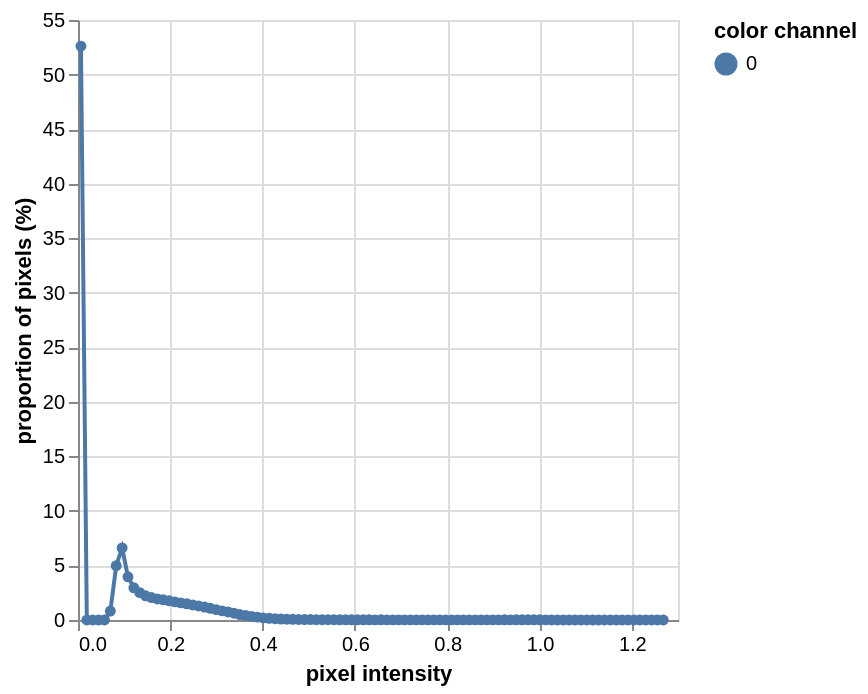

The code cell stored with this chart in its notebook:
### Markdown cell above
## Threshold grayscale image to create a binary mask
Visualize the distribution of pixel intensities in the grayscale image and create a list of a few values to use as thresholds for our binary mask using [*pcv.threshold.binary*](https://docs.plantcv.org/en/stable/binary_threshold/). Look for where most of the remaining pixels resemble flower color.

### Code cell
# Display histogram to visualize grayscale values for thresholding
pcv.visualize.histogram(img=gray_v)

# Cycle through some values for the thresholding and look at them
threshvals = [0.25, 0.35, 0.45, 0.55, 0.65, 0.75, 0.85, 0.95, 1.0]
pcv.params.debug = None
# Create a list to pass threshold values through for testing
masked_list = []
for i in threshvals:
    mask = pcv.threshold.binary(gray_v, threshold=i)
    masked = pcv.apply_mask(img.thumb, mask, mask_color="black")
    masked_list.append(masked)

pcv.params.debug = "plot"

# Shows all thresholded outputs in a tiled graphic for easier comparison
tiled = pcv.visualize.tile(masked_list, ncol=3)

### Figure 1 — Vega-Lite specification as saved in the notebook (floating-point values rounded to 4 significant figures)
{"config": {"view": {"continuousWidth": 300, "continuousHeight": 300}}, "data": {"name": "data-aacc3841b0f80c6881e37755579d7a71"}, "mark": {"type": "line", "point": true}, "encoding": {"color": {"field": "color channel", "type": "nominal"}, "tooltip": [{"field": "pixel intensity", "type": "quantitative"}, {"field": "proportion of pixels (%)", "type": "quantitative"}], "x": {"field": "pixel intensity", "type": "quantitative"}, "y": {"field": "proportion of pixels (%)", "type": "quantitative"}}, "$schema": "https://vega.github.io/schema/vega-lite/v5.20.1.json", "datasets": {"data-aacc3841b0f80c6881e37755579d7a71": [{"pixel intensity": 0.006373, "proportion of pixels (%)": 52.61, "hist_count": 525467, "color channel": "0"}, {"pixel intensity": 0.01912, "proportion of pixels (%)": 0.0, "hist_count": 0, "color channel": "0"}, {"pixel intensity": 0.03186, "proportion of pixels (%)": 0.0, "hist_count": 0, "color channel": "0"}, {"pixel intensity": 0.04461, "proportion of pixels (%)": 0.0001001, "hist_count": 1, "color channel": "0"}, {"pixel intensity": 0.05736, "proportion of pixels (%)": 0.006507, "hist_count": 65, "color channel": "0"}, {"pixel intensity": 0.0701, "proportion of pixels (%)": 0.818, "hist_count": 8171, "color channel": "0"}, {"pixel intensity": 0.08285, "proportion of pixels (%)": 4.975, "hist_count": 49689, "color channel": "0"}, {"pixel intensity": 0.09559, "proportion of pixels (%)": 6.601, "hist_count": 65934, "color channel": "0"}, {"pixel intensity": 0.1083, "proportion of pixels (%)": 3.955, "hist_count": 39510, "color channel": "0"}, {"pixel intensity": 0.1211, "proportion of pixels (%)": 2.951, "hist_count": 29481, "color channel": "0"}, {"pixel intensity": 0.1338, "proportion of pixels (%)": 2.508, "hist_count": 25053, "color channel": "0"}, {"pixel intensity": 0.1466, "proportion of pixels (%)": 2.221, "hist_count": 22189, "color channel": "0"}, {"pixel intensity": 0.1593, "proportion of pixels (%)": 2.057, "hist_count": 20547, "color channel": "0"}, {"pixel intensity": 0.1721, "proportion of pixels (%)": 1.929, "hist_count": 19270, "color channel": "0"}, {"pixel intensity": 0.1848, "proportion of pixels (%)": 1.849, "hist_count": 18471, "color channel": "0"}, {"pixel intensity": 0.1976, "proportion of pixels (%)": 1.758, "hist_count": 17556, "color channel": "0"}, {"pixel intensity": 0.2103, "proportion of pixels (%)": 1.661, "hist_count": 16594, "color channel": "0"}, {"pixel intensity": 0.223, "proportion of pixels (%)": 1.571, "hist_count": 15690, "color channel": "0"}, {"pixel intensity": 0.2358, "proportion of pixels (%)": 1.485, "hist_count": 14837, "color channel": "0"}, {"pixel intensity": 0.2485, "proportion of pixels (%)": 1.38, "hist_count": 13782, "color channel": "0"}, {"pixel intensity": 0.2613, "proportion of pixels (%)": 1.284, "hist_count": 12822, "color channel": "0"}, {"pixel intensity": 0.274, "proportion of pixels (%)": 1.184, "hist_count": 11822, "color channel": "0"}, {"pixel intensity": 0.2868, "proportion of pixels (%)": 1.075, "hist_count": 10736, "color channel": "0"}, {"pixel intensity": 0.2995, "proportion of pixels (%)": 0.9518, "hist_count": 9507, "color channel": "0"}, {"pixel intensity": 0.3123, "proportion of pixels (%)": 0.8354, "hist_count": 8345, "color channel": "0"}, {"pixel intensity": 0.325, "proportion of pixels (%)": 0.7417, "hist_count": 7409, "color channel": "0"}, {"pixel intensity": 0.3378, "proportion of pixels (%)": 0.62, "hist_count": 6193, "color channel": "0"}, {"pixel intensity": 0.3505, "proportion of pixels (%)": 0.504, "hist_count": 5034, "color channel": "0"}, {"pixel intensity": 0.3633, "proportion of pixels (%)": 0.4168, "hist_count": 4163, "color channel": "0"}, {"pixel intensity": 0.376, "proportion of pixels (%)": 0.3305, "hist_count": 3301, "color channel": "0"}, {"pixel intensity": 0.3887, "proportion of pixels (%)": 0.2632, "hist_count": 2629, "color channel": "0"}, {"pixel intensity": 0.4015, "proportion of pixels (%)": 0.1963, "hist_count": 1961, "color channel": "0"}, {"pixel intensity": 0.4142, "proportion of pixels (%)": 0.1567, "hist_count": 1565, "color channel": "0"}, {"pixel intensity": 0.427, "proportion of pixels (%)": 0.1219, "hist_count": 1218, "color channel": "0"}, {"pixel intensity": 0.4397, "proportion of pixels (%)": 0.0877, "hist_count": 876, "color channel": "0"}, {"pixel intensity": 0.4525, "proportion of pixels (%)": 0.07619, "hist_count": 761, "color channel": "0"}, {"pixel intensity": 0.4652, "proportion of pixels (%)": 0.06187, "hist_count": 618, "color channel": "0"}, {"pixel intensity": 0.478, "proportion of pixels (%)": 0.04845, "hist_count": 484, "color channel": "0"}, {"pixel intensity": 0.4907, "proportion of pixels (%)": 0.04325, "hist_count": 432, "color channel": "0"}, {"pixel intensity": 0.5035, "proportion of pixels (%)": 0.03774, "hist_count": 377, "color channel": "0"}, {"pixel intensity": 0.5162, "proportion of pixels (%)": 0.02943, "hist_count": 294, "color channel": "0"}, {"pixel intensity": 0.5289, "proportion of pixels (%)": 0.02303, "hist_count": 230, "color channel": "0"}, {"pixel intensity": 0.5417, "proportion of pixels (%)": 0.02503, "hist_count": 250, "color channel": "0"}, {"pixel intensity": 0.5544, "proportion of pixels (%)": 0.02473, "hist_count": 247, "color channel": "0"}, {"pixel intensity": 0.5672, "proportion of pixels (%)": 0.02042, "hist_count": 204, "color channel": "0"}, {"pixel intensity": 0.5799, "proportion of pixels (%)": 0.01772, "hist_count": 177, "color channel": "0"}, {"pixel intensity": 0.5927, "proportion of pixels (%)": 0.01872, "hist_count": 187, "color channel": "0"}, {"pixel intensity": 0.6054, "proportion of pixels (%)": 0.01482, "hist_count": 148, "color channel": "0"}, {"pixel intensity": 0.6182, "proportion of pixels (%)": 0.01692, "hist_count": 169, "color channel": "0"}, {"pixel intensity": 0.6309, "proportion of pixels (%)": 0.01672, "hist_count": 167, "color channel": "0"}, {"pixel intensity": 0.6437, "proportion of pixels (%)": 0.01332, "hist_count": 133, "color channel": "0"}, {"pixel intensity": 0.6564, "proportion of pixels (%)": 0.01622, "hist_count": 162, "color channel": "0"}, {"pixel intensity": 0.6691, "proportion of pixels (%)": 0.01332, "hist_count": 133, "color channel": "0"}, {"pixel intensity": 0.6819, "proportion of pixels (%)": 0.01261, "hist_count": 126, "color channel": "0"}, {"pixel intensity": 0.6946, "proportion of pixels (%)": 0.01161, "hist_count": 116, "color channel": "0"}, {"pixel intensity": 0.7074, "proportion of pixels (%)": 0.01131, "hist_count": 113, "color channel": "0"}, {"pixel intensity": 0.7201, "proportion of pixels (%)": 0.01241, "hist_count": 124, "color channel": "0"}, {"pixel intensity": 0.7329, "proportion of pixels (%)": 0.01251, "hist_count": 125, "color channel": "0"}, {"pixel intensity": 0.7456, "proportion of pixels (%)": 0.01221, "hist_count": 122, "color channel": "0"}, {"pixel intensity": 0.7584, "proportion of pixels (%)": 0.01271, "hist_count": 127, "color channel": "0"}, {"pixel intensity": 0.7711, "proportion of pixels (%)": 0.01211, "hist_count": 121, "color channel": "0"}, {"pixel intensity": 0.7839, "proportion of pixels (%)": 0.01111, "hist_count": 111, "color channel": "0"}, {"pixel intensity": 0.7966, "proportion of pixels (%)": 0.01041, "hist_count": 104, "color channel": "0"}, {"pixel intensity": 0.8093, "proportion of pixels (%)": 0.01001, "hist_count": 100, "color channel": "0"}, {"pixel intensity": 0.8221, "proportion of pixels (%)": 0.01121, "hist_count": 112, "color channel": "0"}, {"pixel intensity": 0.8348, "proportion of pixels (%)": 0.01121, "hist_count": 112, "color channel": "0"}, {"pixel intensity": 0.8476, "proportion of pixels (%)": 0.01161, "hist_count": 116, "color channel": "0"}, {"pixel intensity": 0.8603, "proportion of pixels (%)": 0.01271, "hist_count": 127, "color channel": "0"}, {"pixel intensity": 0.8731, "proportion of pixels (%)": 0.01111, "hist_count": 111, "color channel": "0"}, {"pixel intensity": 0.8858, "proportion of pixels (%)": 0.01251, "hist_count": 125, "color channel": "0"}, {"pixel intensity": 0.8986, "proportion of pixels (%)": 0.01271, "hist_count": 127, "color channel": "0"}, {"pixel intensity": 0.9113, "proportion of pixels (%)": 0.01311, "hist_count": 131, "color channel": "0"}, {"pixel intensity": 0.9241, "proportion of pixels (%)": 0.01412, "hist_count": 141, "color channel": "0"}, {"pixel intensity": 0.9368, "proportion of pixels (%)": 0.01352, "hist_count": 135, "color channel": "0"}, {"pixel intensity": 0.9496, "proportion of pixels (%)": 0.01432, "hist_count": 143, "color channel": "0"}, {"pixel intensity": 0.9623, "proportion of pixels (%)": 0.01642, "hist_count": 164, "color channel": "0"}, {"pixel intensity": 0.975, "proportion of pixels (%)": 0.02253, "hist_count": 225, "color channel": "0"}, {"pixel intensity": 0.9878, "proportion of pixels (%)": 0.01802, "hist_count": 180, "color channel": "0"}, {"pixel intensity": 1.001, "proportion of pixels (%)": 0.01632, "hist_count": 163, "color channel": "0"}, {"pixel intensity": 1.013, "proportion of pixels (%)": 0.01121, "hist_count": 112, "color channel": "0"}, {"pixel intensity": 1.026, "proportion of pixels (%)": 0.008309, "hist_count": 83, "color channel": "0"}, {"pixel intensity": 1.039, "proportion of pixels (%)": 0.005907, "hist_count": 59, "color channel": "0"}, {"pixel intensity": 1.052, "proportion of pixels (%)": 0.004906, "hist_count": 49, "color channel": "0"}, {"pixel intensity": 1.064, "proportion of pixels (%)": 0.004505, "hist_count": 45, "color channel": "0"}, {"pixel intensity": 1.077, "proportion of pixels (%)": 0.003504, "hist_count": 35, "color channel": "0"}, {"pixel intensity": 1.09, "proportion of pixels (%)": 0.0008009, "hist_count": 8, "color channel": "0"}, {"pixel intensity": 1.102, "proportion of pixels (%)": 0.0004005, "hist_count": 4, "color channel": "0"}, {"pixel intensity": 1.115, "proportion of pixels (%)": 0.0003003, "hist_count": 3, "color channel": "0"}, {"pixel intensity": 1.128, "proportion of pixels (%)": 0.0001001, "hist_count": 1, "color channel": "0"}, {"pixel intensity": 1.141, "proportion of pixels (%)": 0.0, "hist_count": 0, "color channel": "0"}, {"pixel intensity": 1.153, "proportion of pixels (%)": 0.0, "hist_count": 0, "color channel": "0"}, {"pixel intensity": 1.166, "proportion of pixels (%)": 0.0, "hist_count": 0, "color channel": "0"}, {"pixel intensity": 1.179, "proportion of pixels (%)": 0.0001001, "hist_count": 1, "color channel": "0"}, {"pixel intensity": 1.192, "proportion of pixels (%)": 0.0, "hist_count": 0, "color channel": "0"}, {"pixel intensity": 1.204, "proportion of pixels (%)": 0.0, "hist_count": 0, "color channel": "0"}, {"pixel intensity": 1.217, "proportion of pixels (%)": 0.0, "hist_count": 0, "color channel": "0"}, {"pixel intensity": 1.23, "proportion of pixels (%)": 0.0002002, "hist_count": 2, "color channel": "0"}, {"pixel intensity": 1.243, "proportion of pixels (%)": 0.0002002, "hist_count": 2, "color channel": "0"}, {"pixel intensity": 1.255, "proportion of pixels (%)": 0.0001001, "hist_count": 1, "color channel": "0"}, {"pixel intensity": 1.268, "proportion of pixels (%)": 0.0001001, "hist_count": 1, "color channel": "0"}]}}
